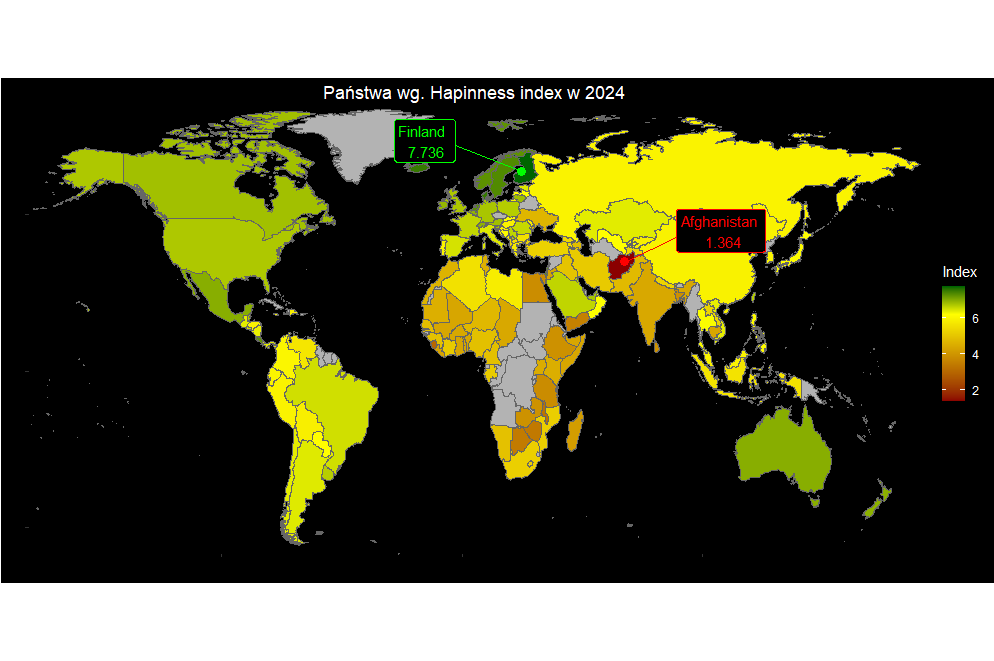

Source code (R):
library(ggplot2)
library(ggmap)
library(maps)
library(mapdata)
library(dplyr)
library(ggrepel)


happiness <- read.csv("C:/Users/Piotr/Desktop/twd_/Human-Progress-World-Happiness-Report.csv")

head(happiness)

happiness <- happiness %>%
  mutate(country_name = case_when(
    country_name == "United States" ~ "USA",
    country_name == "United Kingdom" ~ "UK",
    TRUE ~ country_name
  ))

world <- map_data("world") %>%
  filter(region != "Antarctica") %>%
  left_join(happiness, by = c("region" = "country_name")) %>%
  mutate(normalized2024 = (X2024 - min(X2024, na.rm = TRUE)) /
           (max(X2024, na.rm = TRUE) - min(X2024, na.rm = TRUE)))

happiness <- happiness[,c("country_name","X2014","X2024")]
happiness$X2014 <- as.numeric(happiness$X2014)

median_normalized <- median(world$normalized2024, na.rm = TRUE)
min_region <- world %>% filter(X2024 == min(X2024, na.rm = TRUE)) %>% pull(region) %>% unique()
max_region <- world %>% filter(X2024 == max(X2024, na.rm = TRUE)) %>% pull(region) %>% unique()

min_point <- world %>%
  filter(region %in% min_region) %>%
  summarize(
    region = unique(region),
    lon = mean(long, na.rm = TRUE),
    lat = mean(lat, na.rm = TRUE),
    X2024 = mean(X2024, na.rm = TRUE)
  )

max_point <- world %>%
  filter(region %in% max_region) %>%
  summarize(
    region = unique(region),
    lon = mean(long, na.rm = TRUE),
    lat = mean(lat, na.rm = TRUE),
    X2024 = mean(X2024, na.rm = TRUE)
  )

worldplot <- ggplot(data = world, aes(x = long, y = lat, group = group, fill = X2024)) +
  geom_polygon(color = "gray40", size = 0.2) +
  coord_fixed(1.3, expand = FALSE) +
  scale_fill_gradientn(
    colors = c("darkred","yellow","darkgreen"),
    values = c(0, median_normalized, 1),
    na.value = "grey70"
  ) +
  geom_point(data = min_point, aes(x = lon, y = lat), color = "red", size = 3, inherit.aes = FALSE) +
  geom_point(data = max_point, aes(x = lon, y = lat), color = "green", size = 3, inherit.aes = FALSE) +
  geom_label_repel(
    data = min_point,
    aes(x = lon, y = lat, label = paste(region, "\n", X2024)),
    color = "red",
    fill = "black",
    box.padding = 0.5,
    segment.color = "red",
    segment.size = 0.5,
    nudge_x = 40, nudge_y = 10,
    inherit.aes = FALSE
  ) +
  geom_label_repel(
    data = max_point,
    aes(x = lon, y = lat, label = paste(region, "\n", X2024)),
    color = "green",
    fill = "black",
    box.padding = 0.5,
    segment.color = "green",
    segment.size = 0.5,
    nudge_x = -40, nudge_y = 10,
    inherit.aes = FALSE
  ) +
  theme(
    panel.background = element_rect(fill="black"),
    plot.background = element_rect(fill="black"),
    panel.grid = element_blank(),
    axis.text = element_blank(),
    legend.background = element_rect(fill="black"),
    legend.text = element_text(color="white"),
    legend.title = element_text(color="white", hjust=0.5),
    plot.title = element_text(color="white", hjust=0.5)
  ) +
  labs(
    fill = "Index",
    title = "Państwa wg. Hapinness index w 2024"
  )

worldplot
